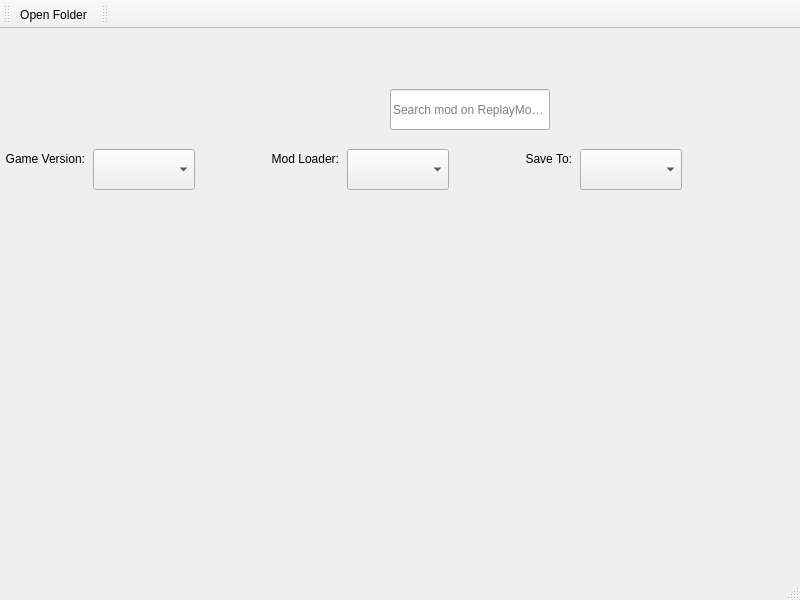
<?xml version="1.0" encoding="UTF-8"?>
<ui version="4.0">
 <class>ReplayModBrowser</class>
 <widget class="QMainWindow" name="ReplayModBrowser">
  <property name="geometry">
   <rect>
    <x>0</x>
    <y>0</y>
    <width>800</width>
    <height>600</height>
   </rect>
  </property>
  <property name="windowTitle">
   <string>MainWindow</string>
  </property>
  <widget class="QWidget" name="centralwidget">
   <widget class="QLineEdit" name="searchText">
    <property name="geometry">
     <rect>
      <x>390</x>
      <y>60</y>
      <width>160</width>
      <height>41</height>
     </rect>
    </property>
    <property name="placeholderText">
     <string>Search mod on ReplayMod...</string>
    </property>
    <property name="clearButtonEnabled">
     <bool>true</bool>
    </property>
   </widget>
   <widget class="QLabel" name="label">
    <property name="geometry">
     <rect>
      <x>-19</x>
      <y>120</y>
      <width>104</width>
      <height>19</height>
     </rect>
    </property>
    <property name="sizePolicy">
     <sizepolicy hsizetype="Minimum" vsizetype="Preferred">
      <horstretch>0</horstretch>
      <verstretch>0</verstretch>
     </sizepolicy>
    </property>
    <property name="text">
     <string>Game Version:</string>
    </property>
    <property name="alignment">
     <set>Qt::AlignRight|Qt::AlignTrailing|Qt::AlignVCenter</set>
    </property>
   </widget>
   <widget class="QComboBox" name="versionSelect">
    <property name="geometry">
     <rect>
      <x>93</x>
      <y>120</y>
      <width>102</width>
      <height>41</height>
     </rect>
    </property>
    <property name="sizePolicy">
     <sizepolicy hsizetype="Expanding" vsizetype="Fixed">
      <horstretch>0</horstretch>
      <verstretch>0</verstretch>
     </sizepolicy>
    </property>
   </widget>
   <widget class="QLabel" name="label_3">
    <property name="geometry">
     <rect>
      <x>246</x>
      <y>120</y>
      <width>93</width>
      <height>19</height>
     </rect>
    </property>
    <property name="sizePolicy">
     <sizepolicy hsizetype="Minimum" vsizetype="Preferred">
      <horstretch>0</horstretch>
      <verstretch>0</verstretch>
     </sizepolicy>
    </property>
    <property name="text">
     <string>Mod Loader:</string>
    </property>
    <property name="alignment">
     <set>Qt::AlignRight|Qt::AlignTrailing|Qt::AlignVCenter</set>
    </property>
   </widget>
   <widget class="QComboBox" name="loaderSelect">
    <property name="geometry">
     <rect>
      <x>347</x>
      <y>120</y>
      <width>102</width>
      <height>41</height>
     </rect>
    </property>
    <property name="sizePolicy">
     <sizepolicy hsizetype="Expanding" vsizetype="Fixed">
      <horstretch>0</horstretch>
      <verstretch>0</verstretch>
     </sizepolicy>
    </property>
   </widget>
   <widget class="QLabel" name="label_4">
    <property name="geometry">
     <rect>
      <x>512</x>
      <y>120</y>
      <width>60</width>
      <height>19</height>
     </rect>
    </property>
    <property name="sizePolicy">
     <sizepolicy hsizetype="Minimum" vsizetype="Preferred">
      <horstretch>0</horstretch>
      <verstretch>0</verstretch>
     </sizepolicy>
    </property>
    <property name="text">
     <string>Save To:</string>
    </property>
    <property name="alignment">
     <set>Qt::AlignRight|Qt::AlignTrailing|Qt::AlignVCenter</set>
    </property>
   </widget>
   <widget class="QComboBox" name="downloadPathSelect">
    <property name="geometry">
     <rect>
      <x>580</x>
      <y>120</y>
      <width>102</width>
      <height>41</height>
     </rect>
    </property>
    <property name="sizePolicy">
     <sizepolicy hsizetype="Expanding" vsizetype="Fixed">
      <horstretch>0</horstretch>
      <verstretch>0</verstretch>
     </sizepolicy>
    </property>
   </widget>
  </widget>
  <widget class="QStatusBar" name="statusbar"/>
  <widget class="QToolBar" name="toolBar">
   <property name="windowTitle">
    <string>toolBar</string>
   </property>
   <property name="toolButtonStyle">
    <enum>Qt::ToolButtonTextBesideIcon</enum>
   </property>
   <attribute name="toolBarArea">
    <enum>TopToolBarArea</enum>
   </attribute>
   <attribute name="toolBarBreak">
    <bool>false</bool>
   </attribute>
   <addaction name="actionOpen_Folder"/>
  </widget>
  <widget class="QToolBar" name="searchBar">
   <property name="windowTitle">
    <string>toolBar_2</string>
   </property>
   <property name="toolButtonStyle">
    <enum>Qt::ToolButtonTextBesideIcon</enum>
   </property>
   <attribute name="toolBarArea">
    <enum>TopToolBarArea</enum>
   </attribute>
   <attribute name="toolBarBreak">
    <bool>false</bool>
   </attribute>
  </widget>
  <action name="actionOpen_Folder">
   <property name="icon">
    <iconset theme="folder">
     <normaloff>.</normaloff>.</iconset>
   </property>
   <property name="text">
    <string>Open Folder</string>
   </property>
  </action>
 </widget>
 <resources/>
 <connections/>
</ui>
